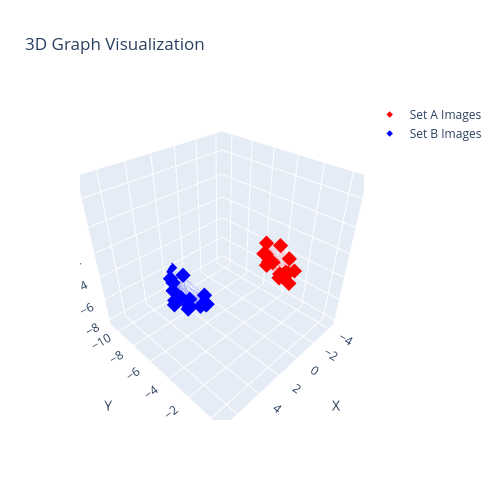
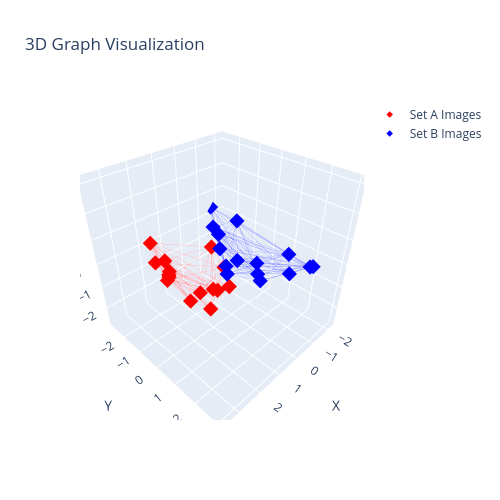
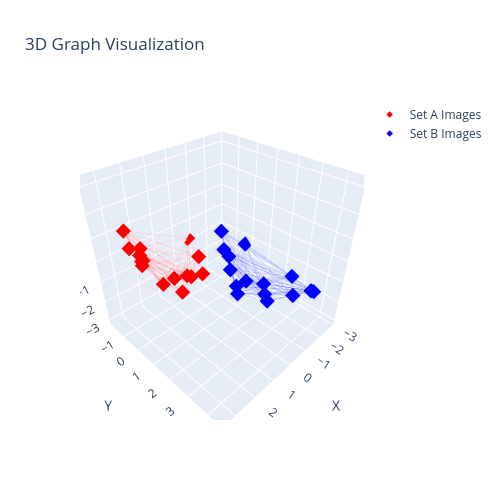

Notebook code cell kept with these figures, in order:
### Code cell
# Plat example from training data prediction
import utils.vis
# visualize the original data
utils.vis.plot_3D_graph(graph_a, graph_b)

predicted_graph = graph_b.clone()
predicted_graph.x[:,:3] = predicted_graph.x[:,:3] - pred
utils.vis.plot_3D_graph(graph_a, predicted_graph)

true_graph = graph_b.clone()
true_graph.x[:,:3] = true_graph.x[:,:3] - label
utils.vis.plot_3D_graph(graph_a, true_graph)

### Figure 1 — Plotly figure (JSON) as saved in the notebook; plotly's stock layout.template omitted (floating-point values rounded to 4 significant figures; data arrays with more than 128 entries replaced by an {"elided": "..."} marker saying what was removed)
{"data": [{"hovertemplate": "%{x:.2f}, %{y:.2f}, %{z:.2f}<extra></extra>", "marker": {"color": "red", "opacity": 1.0, "size": 5, "symbol": "diamond"}, "mode": "markers", "name": "Set A Images", "x": [-0.7221, 0.5523, 3.309, 1.295, 2.701, -0.8193, 3.459, 2.303, 2.413, -0.2181, 1.633, 3.124, 2.708, 0.4064, 3.46], "y": [-1.162, -0.4763, 0.04642, -0.3722, -0.3182, -1.993, 0.1433, 0.2932, -0.7801, -0.3687, 0.5303, 0.3855, -0.2067, -0.3864, 0.904], "z": [-1.498, -1.514, 1.386, -1.184, 0.1976, -0.9369, 2.166, -0.5408, 0.5853, -1.767, -1.172, 0.9443, 0.4801, -1.599, 1.607], "type": "scatter3d"}, {"hovertemplate": "%{x:.2f}, %{y:.2f}, %{z:.2f}<extra></extra>", "marker": {"color": "blue", "opacity": 1.0, "size": 5, "symbol": "diamond"}, "mode": "markers", "name": "Set B Images", "x": [2.984, 1.935, 2.659, 2.17, 2.647, 1.876, 3.034, 3.35, 2.413, 1.39, 1.422, 3.17, 2.434, 0.9713, 2.749], "y": [-8.547, -10.01, -5.933, -7.725, -5.219, -10.4, -4.907, -8.128, -9.449, -11.04, -6.856, -6.726, -8.477, -9.889, -7.189], "z": [-7.228, -6.908, -6.36, -7.09, -5.718, -6.745, -5.341, -7.179, -7.13, -6.234, -6.627, -6.812, -7.21, -6.614, -7.002], "type": "scatter3d"}, {"hoverinfo": "skip", "line": {"color": "rgba(255,0,0,0.6)", "width": 1}, "mode": "lines", "opacity": 0.3, "showlegend": false, "x": {"elided": "249 float values"}, "y": {"elided": "249 float values"}, "z": {"elided": "249 float values"}, "type": "scatter3d"}, {"hoverinfo": "skip", "line": {"color": "rgba(0,0,255,0.6)", "width": 1}, "mode": "lines", "opacity": 0.3, "showlegend": false, "x": {"elided": "309 float values"}, "y": {"elided": "309 float values"}, "z": {"elided": "309 float values"}, "type": "scatter3d"}], "layout": {"scene": {"xaxis": {"title": {"text": "X"}, "range": [-4.651, 7.292]}, "yaxis": {"title": {"text": "Y"}, "range": [-11.04, 0.904]}, "zaxis": {"title": {"text": "Z"}, "range": [-8.503, 3.44]}, "aspectmode": "cube"}, "title": {"text": "3D Graph Visualization"}, "width": 500, "height": 500}}

### Figure 2 — Plotly figure (JSON) as saved in the notebook; plotly's stock layout.template omitted (floating-point values rounded to 4 significant figures; data arrays with more than 128 entries replaced by an {"elided": "..."} marker saying what was removed)
{"data": [{"hovertemplate": "%{x:.2f}, %{y:.2f}, %{z:.2f}<extra></extra>", "marker": {"color": "red", "opacity": 1.0, "size": 5, "symbol": "diamond"}, "mode": "markers", "name": "Set A Images", "x": [-0.7221, 0.5523, 3.309, 1.295, 2.701, -0.8193, 3.459, 2.303, 2.413, -0.2181, 1.633, 3.124, 2.708, 0.4064, 3.46], "y": [-1.162, -0.4763, 0.04642, -0.3722, -0.3182, -1.993, 0.1433, 0.2932, -0.7801, -0.3687, 0.5303, 0.3855, -0.2067, -0.3864, 0.904], "z": [-1.498, -1.514, 1.386, -1.184, 0.1976, -0.9369, 2.166, -0.5408, 0.5853, -1.767, -1.172, 0.9443, 0.4801, -1.599, 1.607], "type": "scatter3d"}, {"hovertemplate": "%{x:.2f}, %{y:.2f}, %{z:.2f}<extra></extra>", "marker": {"color": "blue", "opacity": 1.0, "size": 5, "symbol": "diamond"}, "mode": "markers", "name": "Set B Images", "x": [-0.1089, -1.158, -0.4341, -0.9231, -0.4459, -1.217, -0.05893, 0.2569, -0.68, -1.702, -1.671, 0.077, -0.6585, -2.122, -0.3435], "y": [-0.4509, -1.917, 2.164, 0.3719, 2.877, -2.299, 3.189, -0.03128, -1.353, -2.943, 1.241, 1.37, -0.3802, -1.792, 0.9072], "z": [-0.7547, -0.4346, 0.1136, -0.6162, 0.7561, -0.271, 1.132, -0.7055, -0.6564, 0.2392, -0.1534, -0.3385, -0.7363, -0.1407, -0.5288], "type": "scatter3d"}, {"hoverinfo": "skip", "line": {"color": "rgba(255,0,0,0.6)", "width": 1}, "mode": "lines", "opacity": 0.3, "showlegend": false, "x": {"elided": "249 float values"}, "y": {"elided": "249 float values"}, "z": {"elided": "249 float values"}, "type": "scatter3d"}, {"hoverinfo": "skip", "line": {"color": "rgba(0,0,255,0.6)", "width": 1}, "mode": "lines", "opacity": 0.3, "showlegend": false, "x": {"elided": "309 float values"}, "y": {"elided": "309 float values"}, "z": {"elided": "309 float values"}, "type": "scatter3d"}], "layout": {"scene": {"xaxis": {"title": {"text": "X"}, "range": [-2.397, 3.736]}, "yaxis": {"title": {"text": "Y"}, "range": [-2.943, 3.189]}, "zaxis": {"title": {"text": "Z"}, "range": [-2.867, 3.266]}, "aspectmode": "cube"}, "title": {"text": "3D Graph Visualization"}, "width": 500, "height": 500}}

### Figure 3 — Plotly figure (JSON) as saved in the notebook; plotly's stock layout.template omitted (floating-point values rounded to 4 significant figures; data arrays with more than 128 entries replaced by an {"elided": "..."} marker saying what was removed)
{"data": [{"hovertemplate": "%{x:.2f}, %{y:.2f}, %{z:.2f}<extra></extra>", "marker": {"color": "red", "opacity": 1.0, "size": 5, "symbol": "diamond"}, "mode": "markers", "name": "Set A Images", "x": [-0.7221, 0.5523, 3.309, 1.295, 2.701, -0.8193, 3.459, 2.303, 2.413, -0.2181, 1.633, 3.124, 2.708, 0.4064, 3.46], "y": [-1.162, -0.4763, 0.04642, -0.3722, -0.3182, -1.993, 0.1433, 0.2932, -0.7801, -0.3687, 0.5303, 0.3855, -0.2067, -0.3864, 0.904], "z": [-1.498, -1.514, 1.386, -1.184, 0.1976, -0.9369, 2.166, -0.5408, 0.5853, -1.767, -1.172, 0.9443, 0.4801, -1.599, 1.607], "type": "scatter3d"}, {"hovertemplate": "%{x:.2f}, %{y:.2f}, %{z:.2f}<extra></extra>", "marker": {"color": "blue", "opacity": 1.0, "size": 5, "symbol": "diamond"}, "mode": "markers", "name": "Set B Images", "x": [-0.8713, -1.92, -1.197, -1.686, -1.208, -1.979, -0.8214, -0.5056, -1.442, -2.465, -2.434, -0.6855, -1.421, -2.884, -1.106], "y": [1.028, -0.4383, 3.642, 1.85, 4.356, -0.8207, 4.668, 1.447, 0.1261, -1.465, 2.719, 2.849, 1.098, -0.3136, 2.386], "z": [-2.036, -1.716, -1.168, -1.898, -0.5255, -1.553, -0.1491, -1.987, -1.938, -1.042, -1.435, -1.62, -2.018, -1.422, -1.81], "type": "scatter3d"}, {"hoverinfo": "skip", "line": {"color": "rgba(255,0,0,0.6)", "width": 1}, "mode": "lines", "opacity": 0.3, "showlegend": false, "x": {"elided": "249 float values"}, "y": {"elided": "249 float values"}, "z": {"elided": "249 float values"}, "type": "scatter3d"}, {"hoverinfo": "skip", "line": {"color": "rgba(0,0,255,0.6)", "width": 1}, "mode": "lines", "opacity": 0.3, "showlegend": false, "x": {"elided": "309 float values"}, "y": {"elided": "309 float values"}, "z": {"elided": "309 float values"}, "type": "scatter3d"}], "layout": {"scene": {"xaxis": {"title": {"text": "X"}, "range": [-3.042, 3.618]}, "yaxis": {"title": {"text": "Y"}, "range": [-1.993, 4.668]}, "zaxis": {"title": {"text": "Z"}, "range": [-3.266, 3.395]}, "aspectmode": "cube"}, "title": {"text": "3D Graph Visualization"}, "width": 500, "height": 500}}
